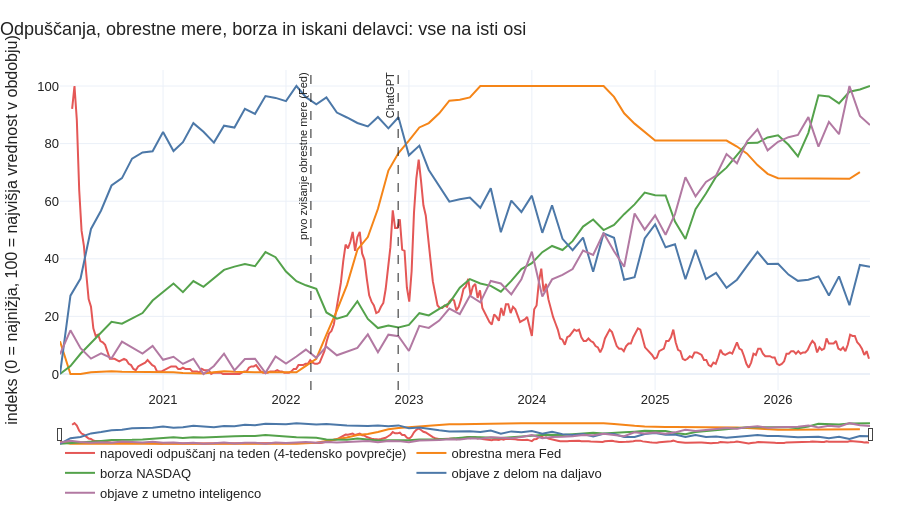

The notebook cell this image was saved under:
### Markdown cell above
## 1. Kdaj so podjetja napovedovala odpuščanja?

Začnimo s preprostim vprašanjem: kdaj? Prvi graf postavi na isto os več stvari, ki jih običajno gledamo ločeno. Drugi pokaže, kako se napovedi razporejajo po tednih v letu.

### Code cell
show("1_casovnica")
